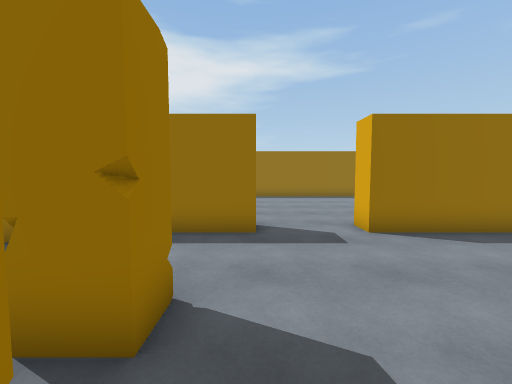
view 1 (above)

16 first-person views from a walk through a scene from a Unity 3-D project. The camera is 1.5 m above the floor, tilts 4° down and sees 90° across. Doors are open. The floor is counted in squares, 1 m on a side. Each view is taken from the middle of a square. On the plan, view 1 faces up. The plan holds only what a view shows up to about 13 squares ahead; the rest is blank. The place goes on beyond the plan. Some animated figures are left out. Some surface patterns are stand-ins.

view 2
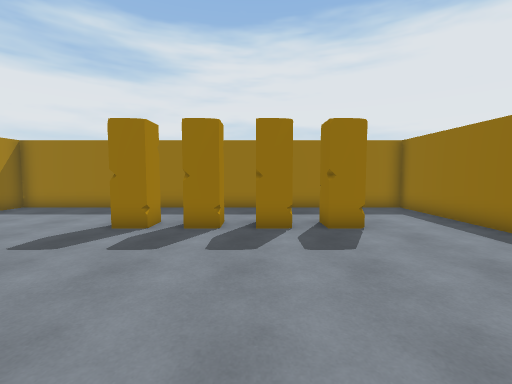

view 3
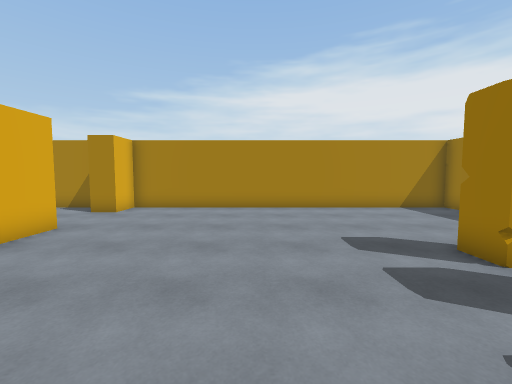

view 4
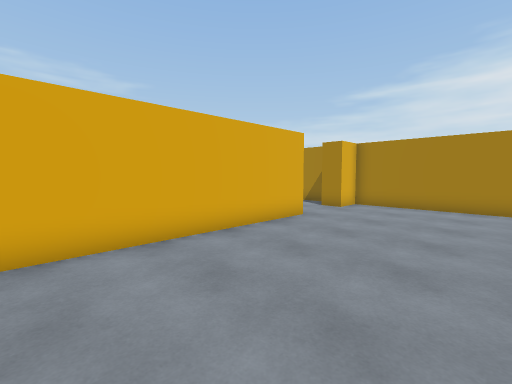

view 5
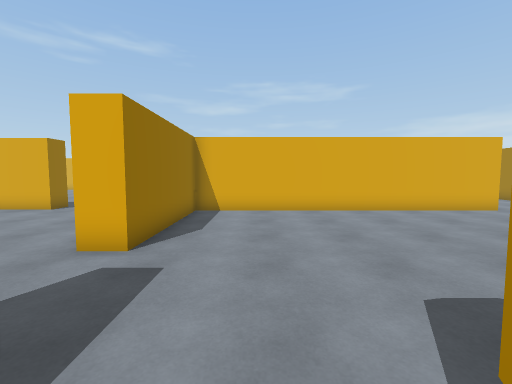

view 6
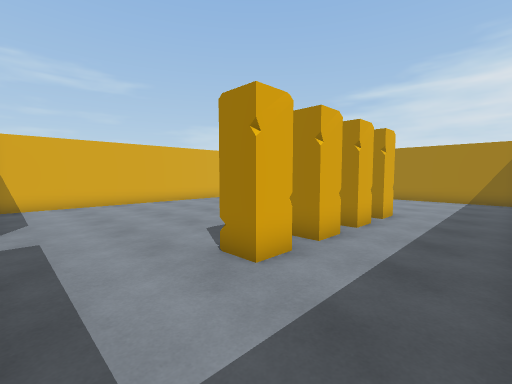

view 7
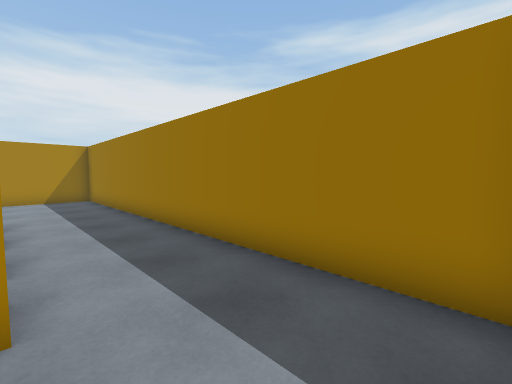

view 8
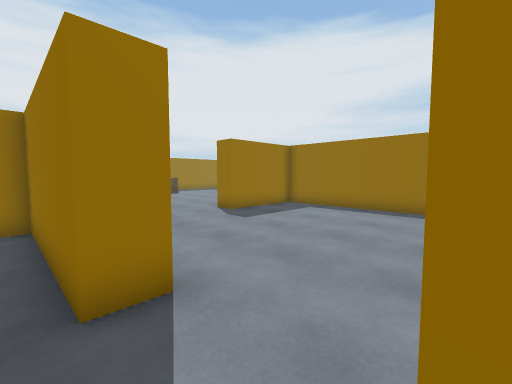

view 9
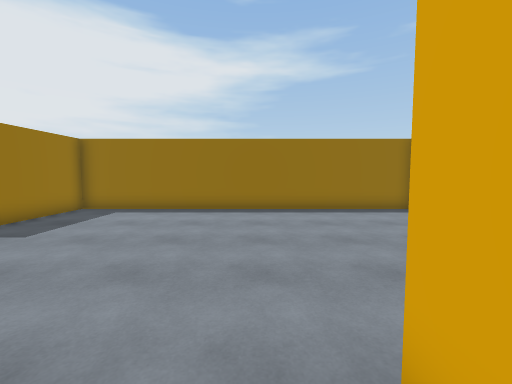

view 10
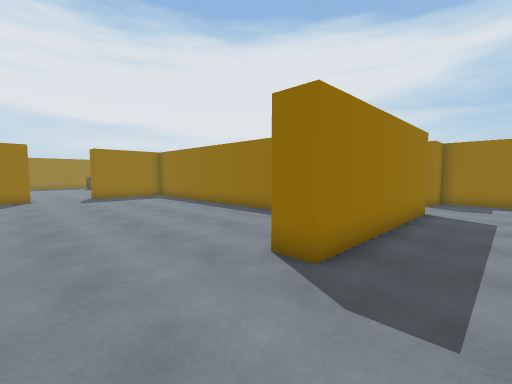

view 11
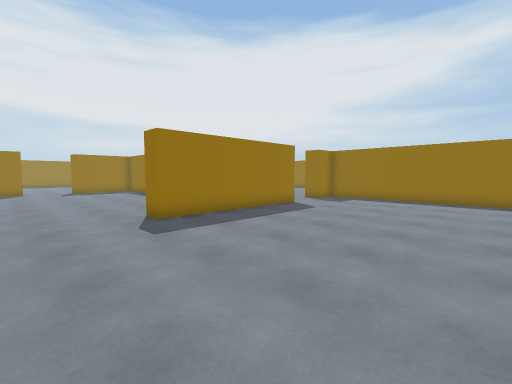

view 12
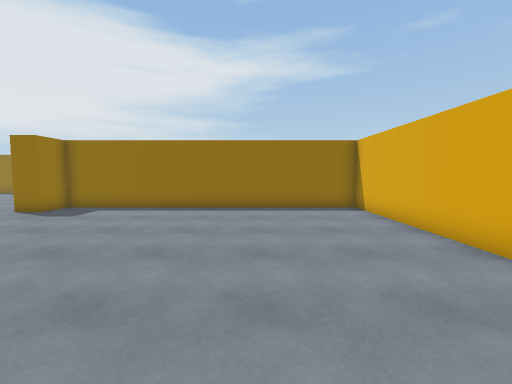

view 13
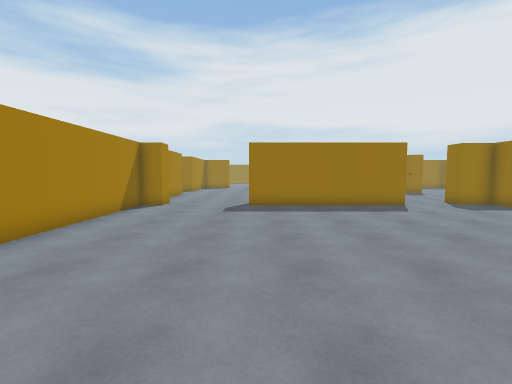

view 14
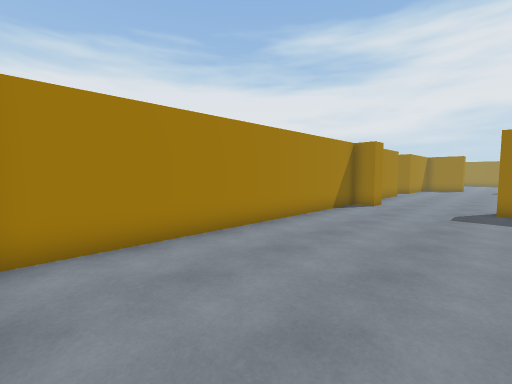

view 15
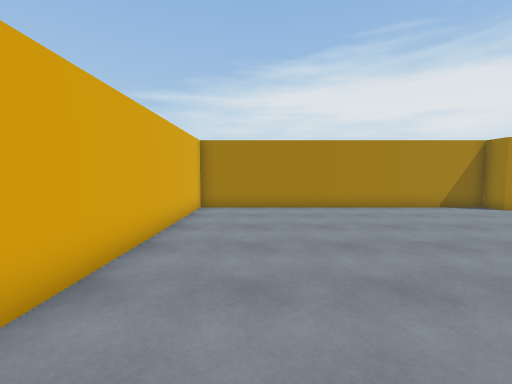

view 16
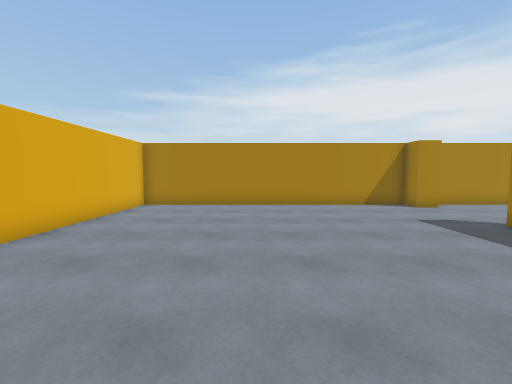

### Floor plan
Points are (right, up) in squares from view 1. A wall is a line through its corners. A room is listed if a view was taken in it or the views show most of it. See-through windows are left out.
Room 1 (views 1, 2, 3, 4, 5, 6, 7, 8, 9)
walls: (8.5, -6.1) (8.5, 6.5) (2.9, 6.5); (0, 6.5) (-5.5, 6.5) (-5.5, -10.5) (8.5, -10.5) (8.5, -9)
ways out: open door at (1.5, 7) to room 3; open door at (9.3, -7.5)
objects: other object (-2, -4) to (-1, -3); other object (-2, -2) to (-1, -1); other object (-2, 0) to (-1, 1); other object (-2, 2) to (-1, 3)
Room 2 (views 10, 11, 12, 13, 14, 15, 16)
walls: (9.8, 20.2) (9.8, 12.7); (9.8, 8.5) (9.8, 7.5) (22.5, 7.5) (22.5, 24.5) (9.5, 24.5) (9.5, 23)
ways out: open door at (9.4, 10.8) to room 3; open door at (9.3, 21.5)
Room 3 (no view inside)
walls: (4.6, 7.5) (8.1, 7.5); (-5.5, 10) (-5.5, 8.9); (8.7, 12.7) (8.7, 14.9); (8.6, 17) (-5.5, 17) (-5.5, 13)
ways out: open door at (1.5, 7) to room 1; open door at (9.4, 10.8) to room 2; open door at (-6, 11.5)

Positions as (right, up) in squares from view 1, and headings:
1: (0, 0), facing up
2: (6, 0), facing left
3: (3, 1), facing down
4: (3, 2), facing down-right
5: (-2, 4), facing right
6: (-5, 6), facing down-right
7: (-2, 6), facing down-left
8: (3, 6), facing up-left
9: (2, 6), facing up
10: (12, 9), facing up-left
11: (18, 9), facing up-left
12: (18, 13), facing up
13: (22, 13), facing left
14: (22, 13), facing down-left
15: (20, 19), facing down
16: (17, 20), facing down
